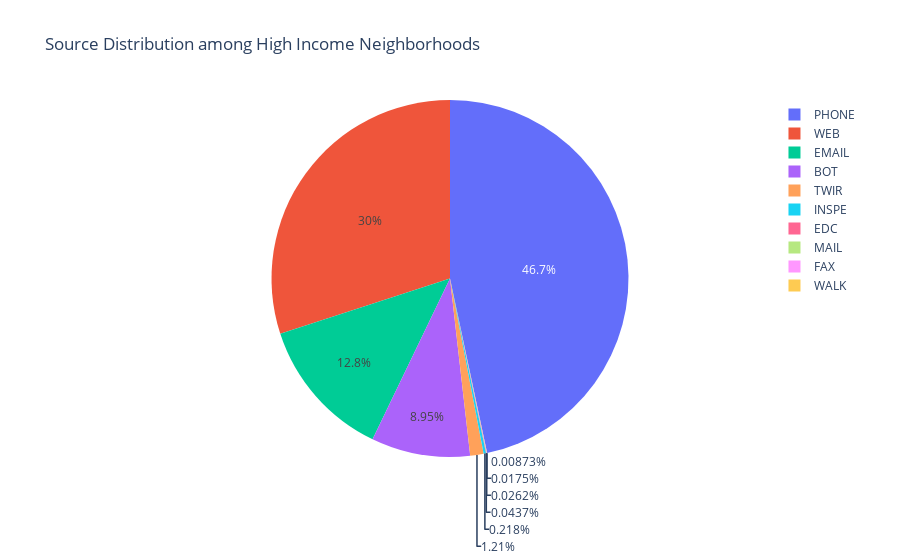

The notebook cell this image was saved under:
### Code cell
H = pd.read_csv("H-Group2-311DataPreCOVID-Cold Season.csv")
vsH = H["SOURCE"].value_counts().to_frame()
px.pie(vsH, values='SOURCE', names=vsH.index, title="Source Distribution among High Income Neighborhoods",
       color_discrete_map=piCmap).show()

### Figure 1 — Plotly figure (JSON) as saved in the notebook; plotly's stock layout.template omitted (floating-point values rounded to 4 significant figures)
{"data": [{"domain": {"x": [0, 1], "y": [0, 1]}, "hovertemplate": "index=%{label}<br>SOURCE=%{value}<extra></extra>", "labels": ["PHONE", "WEB", "EMAIL", "BOT", "TWIR", "INSPE", "EDC", "MAIL", "FAX", "WALK"], "legendgroup": "", "name": "", "showlegend": true, "type": "pie", "values": [5345, 3438, 1471, 1025, 139, 25, 5, 3, 2, 1]}], "layout": {"legend": {"tracegroupgap": 0}, "title": {"text": "Source Distribution among High Income Neighborhoods"}}}
